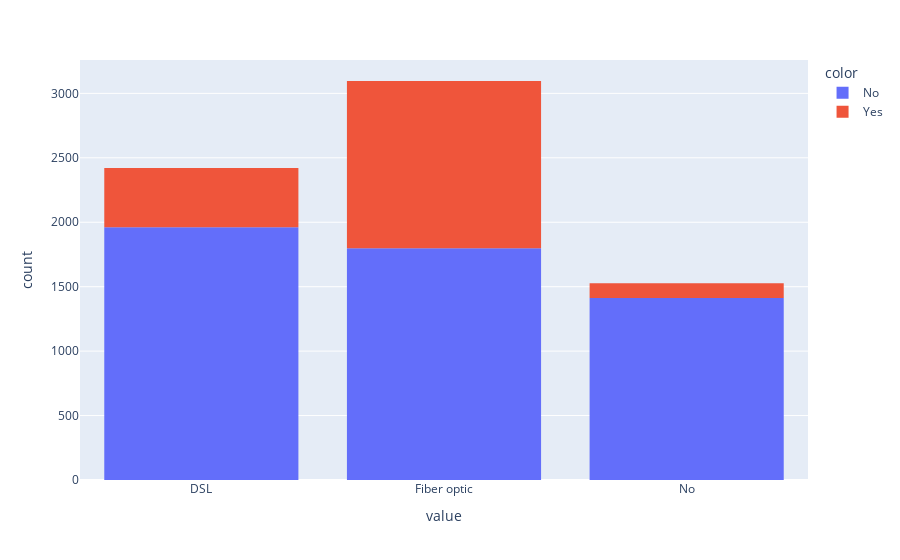

This figure's notebook cell:
### Code cell
labels=['DSL','Fiber optic','No']
fig=px.histogram(data['InternetService'],color=data['Churn')
fig.show()

### Figure 1 — Plotly figure (JSON) as saved in the notebook; plotly's stock layout.template omitted (floating-point values rounded to 4 significant figures; data arrays with more than 128 entries replaced by an {"elided": "..."} marker saying what was removed)
{"data": [{"alignmentgroup": "True", "bingroup": "x", "hovertemplate": "color=No<br>value=%{x}<br>count=%{y}<extra></extra>", "legendgroup": "No", "marker": {"color": "#636efa", "pattern": {"shape": ""}}, "name": "No", "offsetgroup": "No", "orientation": "v", "showlegend": true, "type": "histogram", "x": {"elided": "5174 str values"}, "xaxis": "x", "yaxis": "y"}, {"alignmentgroup": "True", "bingroup": "x", "hovertemplate": "color=Yes<br>value=%{x}<br>count=%{y}<extra></extra>", "legendgroup": "Yes", "marker": {"color": "#EF553B", "pattern": {"shape": ""}}, "name": "Yes", "offsetgroup": "Yes", "orientation": "v", "showlegend": true, "type": "histogram", "x": {"elided": "1869 str values"}, "xaxis": "x", "yaxis": "y"}], "layout": {"barmode": "relative", "legend": {"title": {"text": "color"}, "tracegroupgap": 0}, "margin": {"t": 60}, "xaxis": {"anchor": "y", "domain": [0, 1], "title": {"text": "value"}}, "yaxis": {"anchor": "x", "domain": [0, 1], "title": {"text": "count"}}}}
